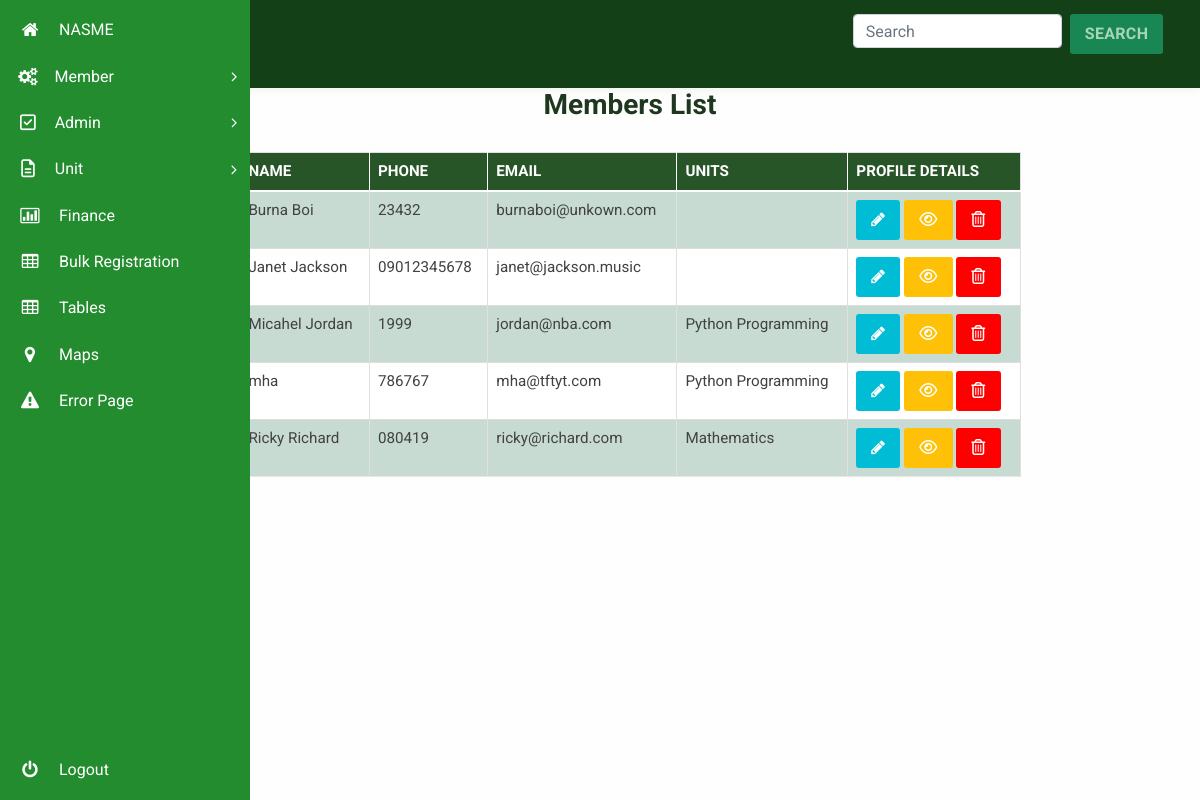
Before: /admin/manage_members (signed in) with the older database file.
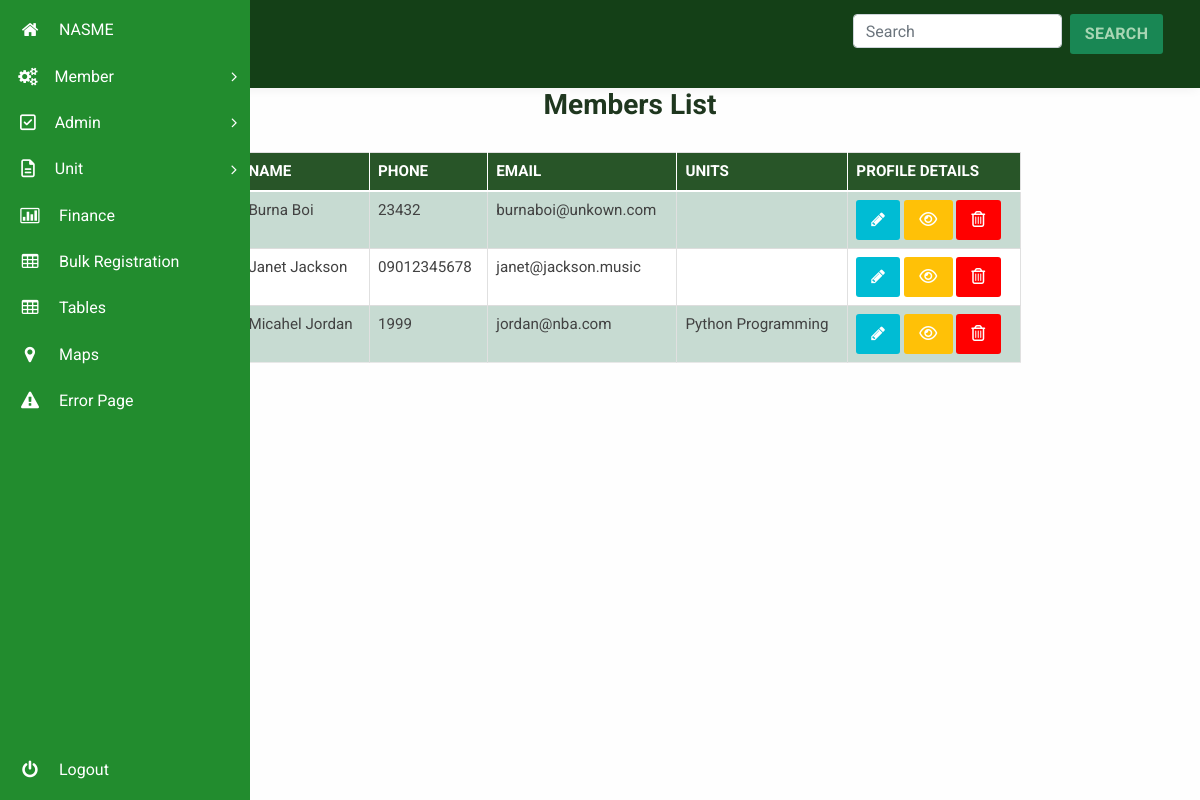
After: the same page with the newer database file.
### membership/models.py (models this page shows, shortened)
class User(db.Model, UserMixin):
  id = db.Column(db.Integer, primary_key=True)
  units = db.relationship("Unit", secondary=user_unit, backref="unit_members", lazy="dynamic")
  username = db.Column(db.String(20), unique=True, nullable=False)
  email = db.Column(db.String(120), unique=True, nullable=False)
  phone = db.Column(db.String(60), unique=True, nullable=False, default="")
  password = db.Column(db.String(60), nullable=False, default="~~~~~~~")
  image_file = db.Column(db.String(20), nullable=False, default='default.jpg')
  date_registered = db.Column(db.DateTime, nullable=False, default=datetime.utcnow)
  role = db.Column(db.String(6), nullable=False, default="USER")
  _is_superadmin = db.Column("is_superadmin", db.Boolean, nullable=False, default=False)
  current_salary = db.Column(db.String(60))
  occupation = db.Column(db.String(60))
  experience = db.Column(db.String(60))
  date_of_birth = db.Column(db.String(), nullable=False, default=datetime.utcnow)
  home_address = db.Column(db.String())
  work_address = db.Column(db.String())
  @property
  def is_superadmin(self):
      return self._is_superadmin
  @is_superadmin.setter
  def is_superadmin(self, s):
    if type(s) == type(str()):
      if s.lower() == "true":
        self._is_superadmin = True
      elif s.lower() == "false":
        self._is_superadmin = False
    else:
      self._is_superadmin = s

class Unit(db.Model):
  id = db.Column(db.Integer, primary_key=True)
  name = db.Column(db.String(50), unique=True, nullable=False)
  date_created = db.Column(db.DateTime, nullable=False,default=datetime.utcnow)
  fees_amount = db.Column(db.String(),nullable=False,default="0")

### membership/routes.py (the view)
@app.route("/admin/manage_members")
@admin_role_required
@login_required
def manage_members():
  page = request.args.get('page', 1, type=int)
  members = User.query.filter_by(role="USER").paginate(page=page, per_page=5)
  return render_template("manage_members.html", page=page, members=members)

### membership/models.py (called while the page is built)
@login_manager.user_loader
def load_user(user_id):
    return User.query.get(int(user_id))

### membership/routes.py (called while the page is built)
def admin_role_required(func):
    @wraps(func)
    def decorated_view(*args, **kwargs):
        if not current_user.role == "ADMIN":
            abort(403)
        return func(*args, **kwargs)
    return decorated_view

### membership/templates/manage_members.html (shortened to what this page needs)
{% extends "dashboard_layout.html" %}
{% block content %}
<link rel="stylesheet" type="text/css" href="css/table-style.css" />
<link rel="stylesheet" type="text/css" href="css/basictable.css" />
				<div class="container agile-tables">
					<h3 style="text-align: center; color:rgb(31, 55, 31); font-weight:bold;" class="text-center"> Members List</h3>
					<div class="w3l-table-info table-responsive">
					    <table id="tuble" class="table table-success table-striped table-hover ">
						<thead>
						  <tr>
							<th>Name</th>
							<th>Phone</th>
							<th>Email</th>
							<th>Units</th>
							<th>Profile Details</th>
						  </tr>
						</thead>
						<tbody>
							{% for member in members.items %}
						  <tr>
							<td>{{member.username}}</td>
							<td>{{ member.phone }}</td>
							<td>{{ member.email }}</td>
							<td>
							{% for unit in member.units.all() %}
								<span>{{ unit.name }}</span>
							{% endfor %}
							</td>
							<td><a role="button" class="btn btn-primary" href="{{ url_for('edit_member', member_id=member.id) }}"><i class="fa fa-pencil" aria-hidden="true"></i></a>
								<a href="{{ url_for('view_member', member_id=member.id) }}" type="button" class="btn btn-warning"><i class="fa fa-eye" aria-hidden="true"></i></a>
								<a type="button" class="btn btn-danger" style="background: red;" data-toggle="modal" id="{{member.id}}" dataName="{{member.username}}" data-target="#deletemodal"  onclick="deleteFunction(this)"><i class="fa fa-trash-o" aria-hidden="true"></i></a>
							</td>
						  </tr>
						  {% endfor %}
					  </table>
					  {% for page_num in members.iter_pages(left_edge=1, right_edge=1, left_current=1, right_current=2) %}
					    {% if page_num %}
					      {% if members.page == page_num %}
					        <a class="btn btn-success mb-5"  href="{{ url_for('manage_members', page=page_num) }}">{{ page_num }}</a>
					      {% else %}
					        <a class="btn btn-success mb-5" href="{{ url_for('manage_members', page=page_num) }}">{{ page_num }}</a>
					      {% endif %}
					    {% else %}
					      ...
					    {% endif %}
					  {% endfor %}
					</div>
				  </div>
{% endblock content %}

Changed rows visible on the page:
removed User: username "mha", phone "786767", email "mha@tftyt.com", Unit (name "Python Programming")
removed User: username "Ricky Richard", phone "080419", email "ricky@richard.com"
no longer on this page (row unchanged): Unit: name "Mathematics", shown under "Ricky Richard"
